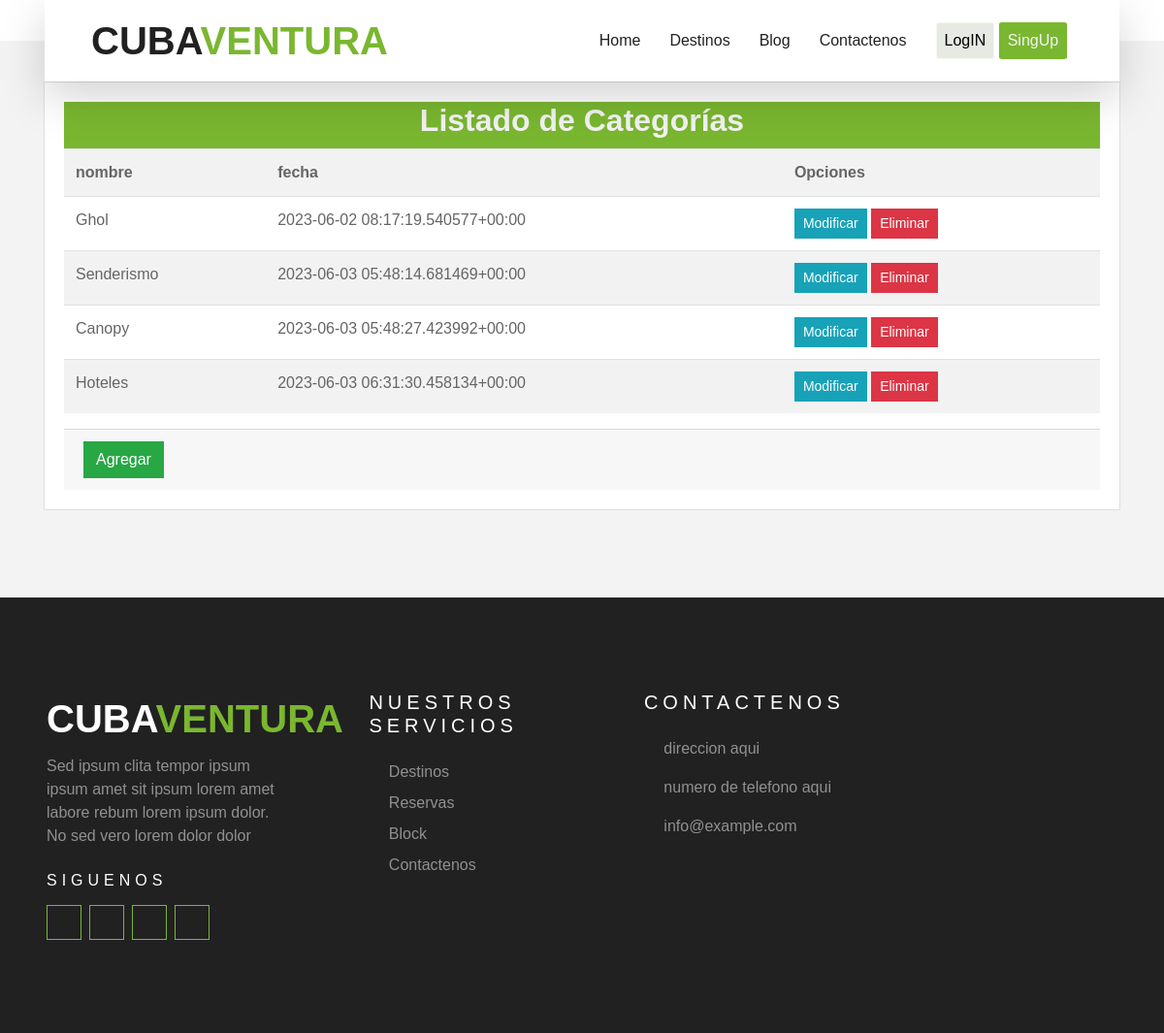
/blog/gestionarCate.html/, run on the app's committed database.
### Blog/models.py (models this page shows, shortened)
class Categoria (models.Model):
    nombre= models.CharField(max_length=50)
    created=models.DateTimeField(auto_now_add=True)
    updated= models.DateTimeField(auto_now_add=True)

### Blog/views.py (the view)
# urls.py: path('blog/gestionarCate.html/', gestionarCategoría, name="gestionarCategoría"),
def gestionarCategoría(request):
    cat= Categoria.objects.all()
    data={
        'cat':cat
    }
    return render(request, 'blog/gestionarCate.html',data)

### Blog/templates/blog/gestionarCate.html (shortened to what this page needs)
{% extends 'gestionarDestinos/base.html' %}
{% block contenido  %}
{% load humanize %}
    <div class="container">
        <div class="card">
            <div class="card-body">
                <div class="card-header-mb-3" style="background: #7AB730 ;height: 3rem;">
                    <h2 class="h2 text-center" style="color:#F3F3F3;">Listado de Categorías</h2>
                </div>
                <table class=" table table-striped table-hover table-responsive-sm">
                    <tr>
                        <th>nombre</th>
                        <th>fecha</th>
                        <th>Opciones</th>
                    </tr>
                    {% for c in cat %}
                    <tr>
                        <td>{{c.nombre | title}}</td>
                        <td>{{c.created | title}}</td>
                        <td>
                            <a href="{% url 'modificarCate' c.id %}" class="btn btn-info btn-sm">Modificar</a>
                            <a href="#" onclick="eliminarCate({{c.id}})" class="btn btn-danger btn-sm">Eliminar</a>
                        </td>
                    </tr>
                    {% endfor %}
                </table>
                <div class="card-footer">
                    <a href="{% url 'agregarCate' %}" class="btn btn-success btn">Agregar</a>
                </div>
            </div>
        </div>
    </div>
{% endblock  %}

### data on the page
Categoria: nombre "Ghol", created "2023-06-02 08:17:19.540577+00:00"
Categoria: nombre "Senderismo", created "2023-06-03 05:48:14.681469+00:00"
Categoria: nombre "Canopy", created "2023-06-03 05:48:27.423992+00:00"
Categoria: nombre "Hoteles", created "2023-06-03 06:31:30.458134+00:00"
